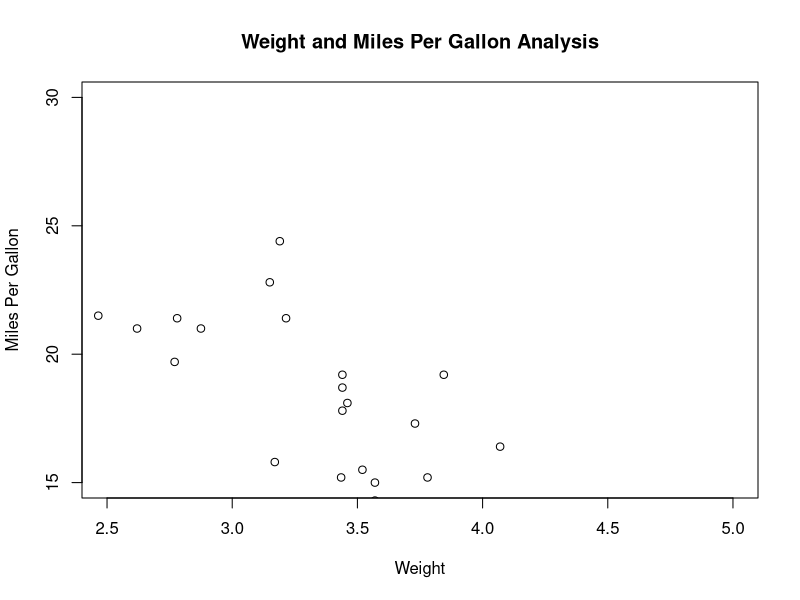

The R script that drew this image:
print(mtcars)

print(mtcars$wt)
print(mtcars$mpg)

plot(x = mtcars$wt, y = mtcars$mpg,
     main = 'Weight and Miles Per Gallon Analysis',
     xlab = 'Weight',
     ylab = 'Miles Per Gallon',
     xlim = c(2.5, 5),
     ylim = c(15,30))